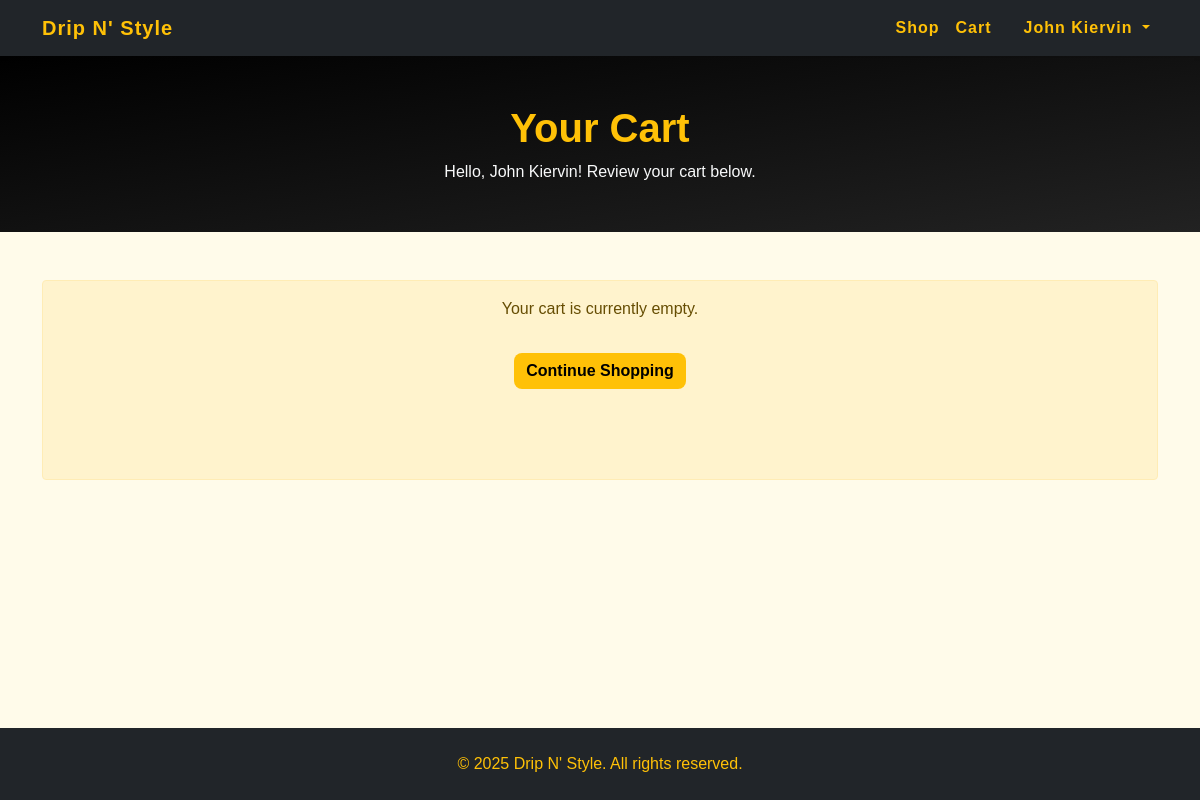
The app's page /shop/cart.php (signed in), older data.
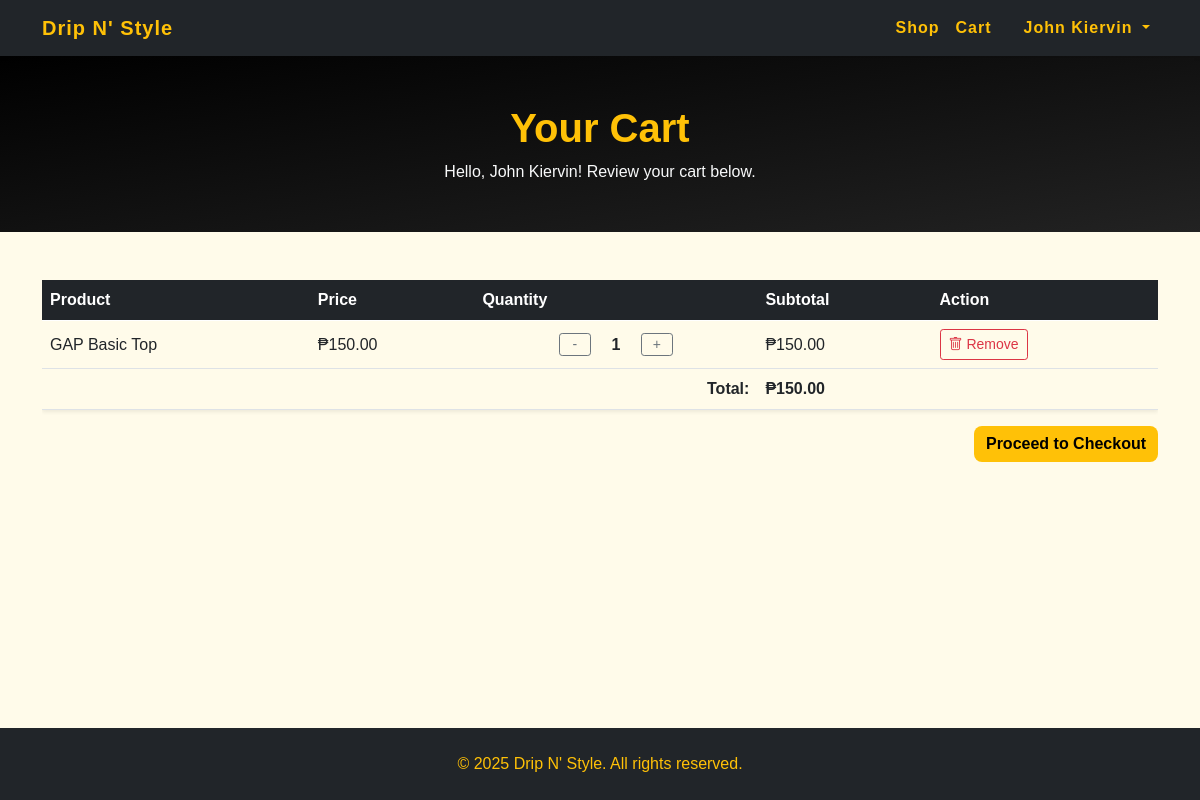
The same page, newer data.
### tables this page shows
CREATE TABLE `cart_items` (
  `item_id` int(11) NOT NULL,
  `cart_id` int(11) NOT NULL,
  `product_id` int(11) NOT NULL,
  `quantity` int(11) NOT NULL DEFAULT 1,
  `price_at_time` decimal(10,2) NOT NULL,
  `added_at` datetime DEFAULT current_timestamp()
);

CREATE TABLE `products` (
  `product_id` int(11) NOT NULL,
  `name` varchar(100) NOT NULL,
  `price` decimal(10,2) NOT NULL,
  `category_id` int(11) DEFAULT NULL,
  `size` enum('Small','Medium','Large') NOT NULL,
  `image` varchar(255) DEFAULT NULL,
  `stock` int(11) DEFAULT 0,
  `date_added` datetime DEFAULT current_timestamp(),
  `status` enum('Available','Out of Stock') DEFAULT 'Available',
  `deleted_at` datetime DEFAULT NULL
);

### App/Config/database_connect.php (called while the page is built, shortened)
<?php
class Database {
    private $servername = "localhost";
    private $username = "root";
    private $password = "";
    private $dbname = "dripnstyle";
    public function connect() {
        $conn = new mysqli($this->servername, $this->username, $this->password, $this->dbname);
        return $conn;
    }
}
?>

### App/Controllers/ShopController.php (called while the page is built, shortened)
<?php
require_once __DIR__ . '/../DAO/shopDAO.php';
class ShopController {
    private $dao;
    public function __construct() {
        $this->dao = new ShopDAO();
    }
    public function getCartItems($userId) {
        return $this->dao->fetchCartItems($userId);
    }
}

### App/DAO/shopDAO.php (called while the page is built, shortened)
<?php
require_once __DIR__ . '/../Config/database_connect.php';
class ShopDAO {
    private $conn;
    public function __construct() {
        $database = new Database();
        $this->conn = $database->connect();
    }
    public function fetchCartItems($userId) {
        $sql = "SELECT ci.item_id, ci.quantity, ci.price_at_time AS price, p.name, p.image
                FROM cart_items ci
                JOIN carts c ON ci.cart_id = c.cart_id
                JOIN products p ON ci.product_id = p.product_id
                WHERE c.user_id = ?";
        $stmt = $this->conn->prepare($sql);
        $stmt->bind_param("i", $userId);
        $stmt->execute();
        $result = $stmt->get_result();
        return $result->fetch_all(MYSQLI_ASSOC);
    }
}

### Public/shop/cart.php (the view, shortened to what the changed rows need)
<?php
require_once __DIR__ . '/../../App/Controllers/ShopController.php';
$shop = new ShopController();
?>
<!DOCTYPE html>
<html lang="en">
<head>
  <link href="../assets/vendor/bootstrap5/css/bootstrap.min.css" rel="stylesheet">
  <link rel="stylesheet" href="https://cdn.jsdelivr.net/npm/bootstrap-icons@1.11.3/font/bootstrap-icons.min.css">
  <link rel="stylesheet" href="../assets/css/style.css">
  <link rel="stylesheet" href="../assets/css/shop.css">
</head>
<body>
<div id="page-container">
  <main>
    <section class="shop-header text-center py-5 bg-dark text-warning">
      <div class="container">
        <h1 class="fw-bold">Your Cart</h1>
      </div>
    </section>
    <section class="py-5 page-fade">
      <div class="container">
        <?php if (!isset($_SESSION['user_id'])): ?>
            <div class="alert alert-warning text-center cart-empty">
                <p>You must <a href="../LoginPage.php" class="fw-bold text-dark">log in</a> to view your cart.</p>
                <a href="shop.php" class="btn btn-warning mt-3">Go to Shop</a>
            </div>
        <?php else: ?>
            <?php $cartItems = $shop->getCartItems($_SESSION['user_id']); ?>
            <?php if (empty($cartItems)): ?>
                <div class="alert alert-warning text-center cart-empty">
                    <p>Your cart is currently empty.</p>
                    <a href="shop.php" class="btn btn-warning mt-3">Continue Shopping</a>
                </div>
            <?php else: ?>
                <div class="table-responsive">
                    <table class="table table-hover cart-table align-middle shadow-sm">
                        <thead class="table-dark">
                            <tr>
                                <th>Product</th>
                                <th>Price</th>
                                <th>Quantity</th>
                                <th>Subtotal</th>
                                <th>Action</th>
                            </tr>
                        </thead>
                        <tbody>
                            <?php $total = 0; ?>
                            <?php foreach ($cartItems as $item): ?>
                                <?php $subtotal = $item['price'] * $item['quantity']; ?>
                                <?php $total += $subtotal; ?>
                                <tr>
                                    <td><?= htmlspecialchars($item['name']) ?></td>
                                    <td>₱<?= number_format($item['price'], 2) ?></td>
                                    <td>
                                        <form method="POST" action="../../App/Controllers/CartController.php" class="quantity-controls">
                                            <button type="submit" name="quantity_action" value="decrease" class="btn btn-sm btn-outline-secondary">-</button>
                                            <span class="quantity-display"><?= $item['quantity'] ?></span>
                                            <button type="submit" name="quantity_action" value="increase" class="btn btn-sm btn-outline-secondary">+</button>
                                        </form>
                                    </td>
                                    <td>₱<?= number_format($subtotal, 2) ?></td>
                                    <td>
                                        <form method="POST" action="../../App/Controllers/CartController.php">
                                            <button type="submit" class="btn btn-sm btn-outline-danger">
                                                <i class="bi bi-trash"></i> Remove
                                            </button>
                                        </form>
                                    </td>
                                </tr>
                            <?php endforeach; ?>
                            <tr class="fw-bold">
                                <td colspan="3" class="text-end">Total:</td>
                                <td>₱<?= number_format($total, 2) ?></td>
                                <td></td>
                            </tr>
                        </tbody>
                    </table>
                    <div class="text-end mt-3">
                        <a href="test_checkout.php" class="btn btn-warning fw-bold">Proceed to Checkout</a>
                    </div>
                </div>
            <?php endif; ?>
        <?php endif; ?>
      </div>
    </section>
  </main>
</div>
</body>
</html>

Row changes from the older to the newer data that the page shows:
added cart_items: product.name "GAP Basic Top", price_at_time "150.00", quantity "1"
Text that changed along with them:
$total: (not shown) → "150.00"
text no longer shown: "Your cart is currently empty. Continue Shopping"
text now shown: "Product Price Quantity Subtotal Action Total: ₱ Proceed to Checkout"
